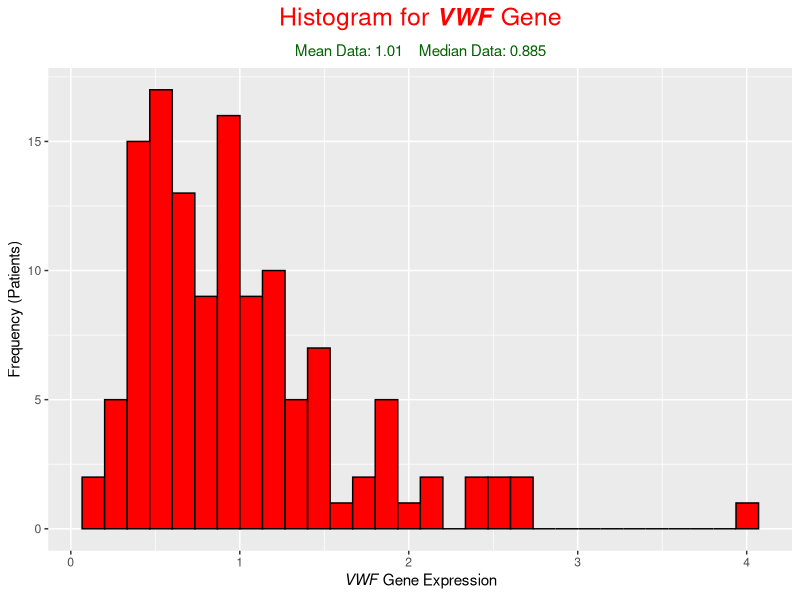
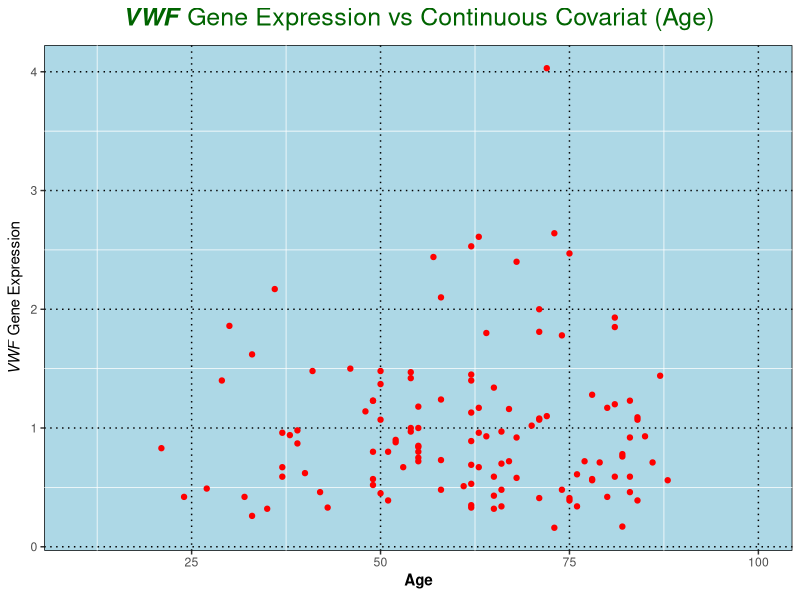
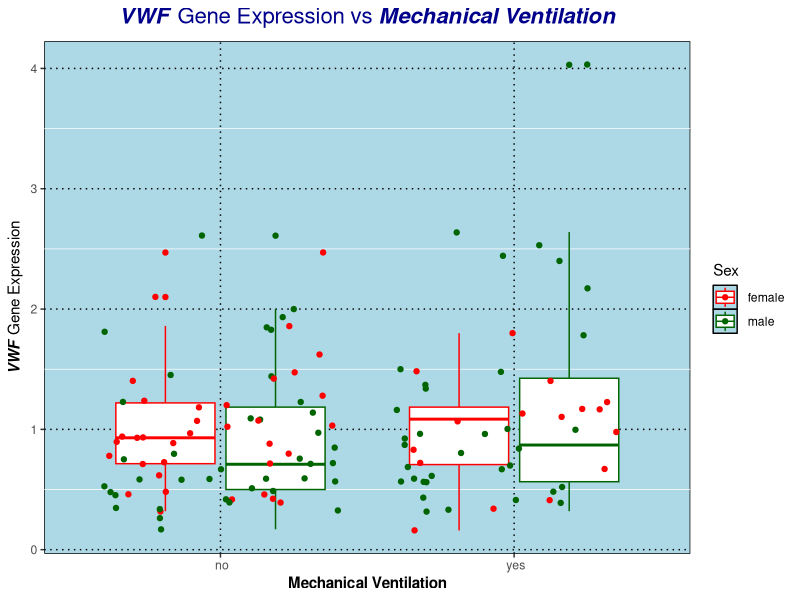
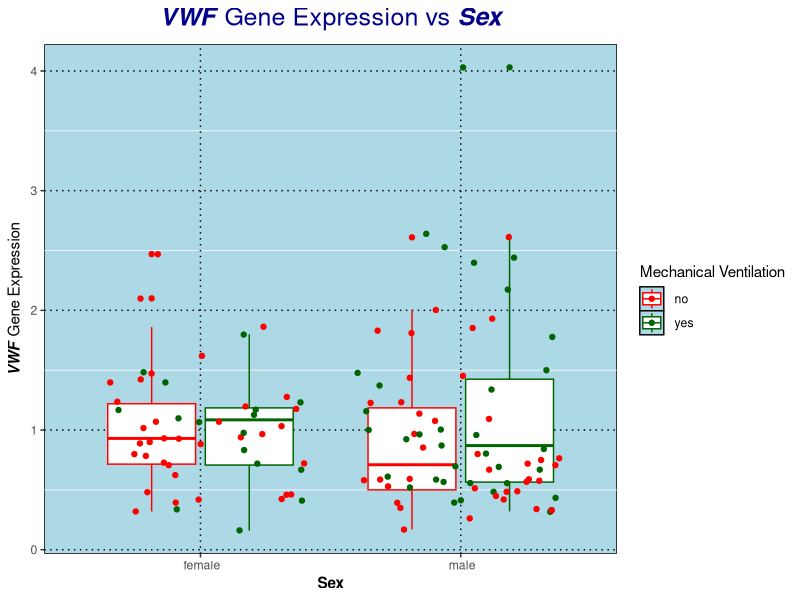
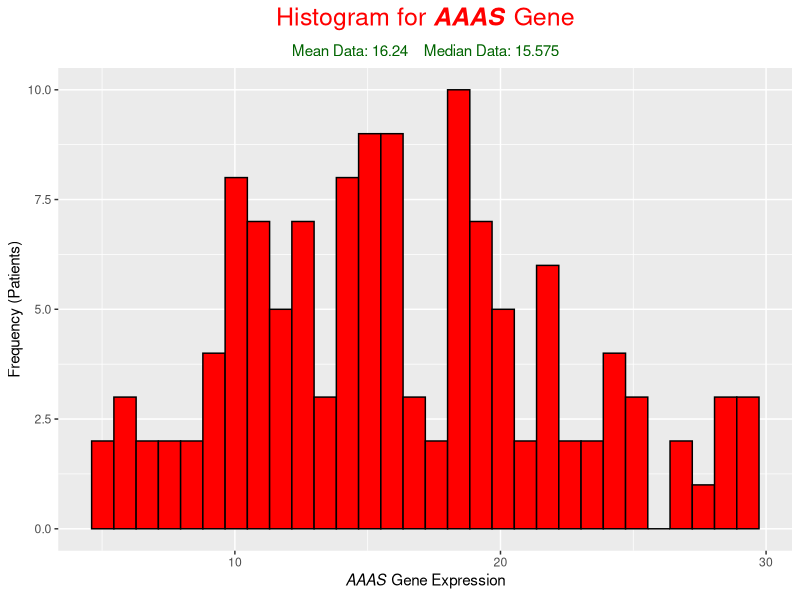
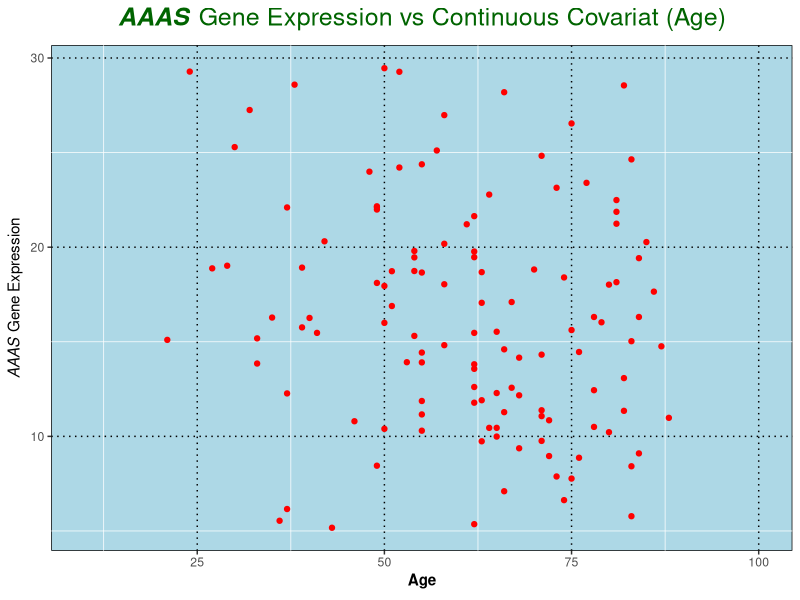
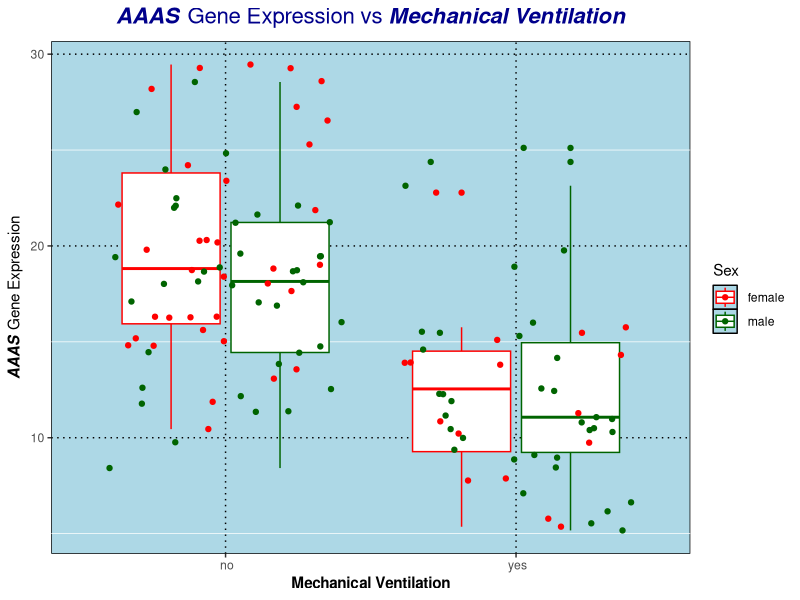
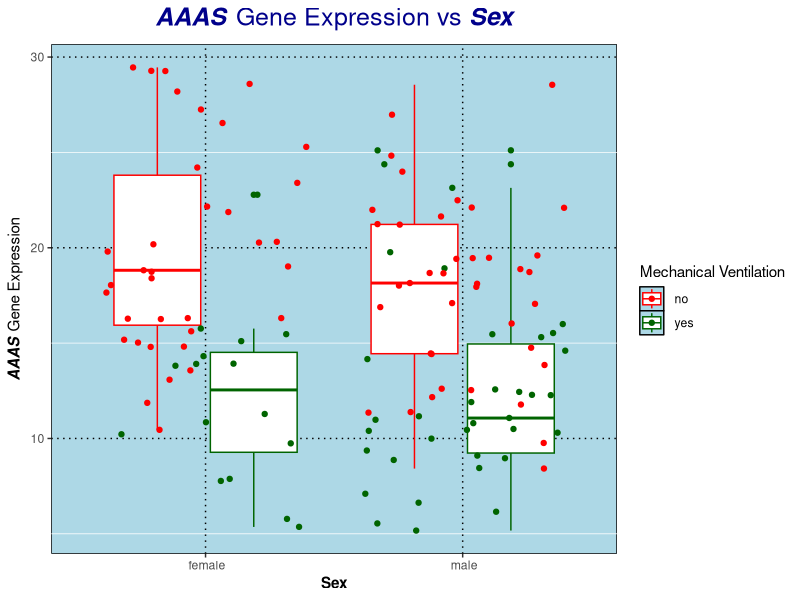

These figures' R source, in order:
## ---- chunk 1
knitr::opts_chunk$set(echo = TRUE)
## ---- chunk 2
plot_creation <- function(data_gene, gene_list, covariate, categorical_covariate_list) {
    library(dplyr)
    library(ggplot2)
    library(ggpubr)
    meta_data <- read.csv(file = "QBS103_finalProject_metadata.csv")
    gene1 = toString(gene_list[1])
    category1 = tools::toTitleCase(gsub("_", " ", toString(categorical_covariate_list[1])))
    category2 = tools::toTitleCase(gsub("_", " ", toString(categorical_covariate_list[2])))
    linked_data1 <- data.frame(
        "Participant_ID" = meta_data$participant_id,
        "Age" = strtoi(meta_data[[covariate]]),
        "Categorical2" = meta_data[[toString(categorical_covariate_list[2])]],
        "Categorical" = meta_data[[toString(categorical_covariate_list[1])]],
        "Gene_Value" = as.numeric(data_gene[[gene1]])
      )
    # Histogram for gene expressions
    gene_hist <- ggplot(linked_data1, aes(x = Gene_Value)) +
      geom_histogram(fill = "red", color = "black") +
      labs(
        title = substitute(paste("Histogram for ", bolditalic(gene1), " Gene")),
        subtitle = paste("Mean Data:", round(mean(linked_data1$Gene_Value, na.rm = TRUE), 2), "   Median Data:", 
                         median(linked_data1$Gene_Value, na.rm = TRUE)),
        x = substitute(paste(italic(gene1), " Gene Expression")),
        y = "Frequency (Patients)"
      ) +
      theme(plot.title = element_text(size = 18, color = "red", hjust = 1/2),
            plot.subtitle = element_text(color = "darkgreen", hjust = 1/2)) 
      # Added a mean and median value for the BPI gene expression and ignore all the NA values


    # Scatter plots
    linked_remove_null1 <- linked_data1[complete.cases(linked_data1),]
    gene_scatter <- ggplot(linked_remove_null1, aes(x = Age, y = Gene_Value)) +
      geom_point(color = "red") +
      labs(
        title = substitute(paste(bolditalic(gene1), " Gene Expression vs Continuous Covariat (Age)")),
        x = expression(bold("Age")),
        y = substitute(paste(italic(gene1), " Gene Expression"))
      ) +
      theme(plot.title = element_text(size = 18, color = "darkgreen", hjust = 1/2),
            panel.background = element_rect(fill = 'lightblue', color = 'black'),
            panel.grid.major = element_line(color = 'black', linetype = 'dotted')) +
      # There are no one outside the age of 10 or 100 so set the limit between these 2 values
      scale_x_continuous(limits = c(10, 100))
    # Box plot
    # Remove the unknown sex value to clean up the data
    linked_remove_unknown1 = linked_data1[which(linked_data1$Categorical2 != " unknown"), ]
    gene_icuplot <- ggplot(linked_remove_unknown1, aes(x = Categorical, y = Gene_Value, color = Categorical2)) +
      geom_boxplot() +
      labs(title = substitute(paste(bolditalic(gene1), " Gene Expression vs ", bolditalic(category1))),
        x = substitute(paste(bold(category1))),
        y = substitute(paste(bolditalic(gene1), " Gene Expression"))
      ) +
      theme(plot.title = element_text(size = 16, color = "darkblue", hjust = 1/2),
            panel.background = element_rect(fill = 'lightblue', color = 'black'),
            panel.grid.major = element_line(color = 'black', linetype = 'dotted')) +
      # Add a jitter
      geom_jitter() +
      guides(color = guide_legend(title = category2)) +
      scale_color_manual(values = c("red","darkgreen"))

    
    gene_sexplot <- ggplot(linked_remove_unknown1, aes(x = Categorical2, y = Gene_Value, color = Categorical)) +
      geom_boxplot() +
      labs(title = substitute(paste(bolditalic(gene1), " Gene Expression vs ", bolditalic(category2))),
        x = substitute(paste(bold(category2))),
        y = substitute(paste(bolditalic(gene1), " Gene Expression"))
      ) +
      theme(plot.title = element_text(size = 18, color = "darkblue", hjust = 1/2),
            panel.background = element_rect(fill = 'lightblue', color = 'black'),
            panel.grid.major = element_line(color = 'black', linetype = 'dotted')) +
      # Add a jitter
      geom_jitter() +
      guides(color = guide_legend(title = category1)) +
      scale_color_manual(values = c("red","darkgreen"))
    
    print(list(gene_hist, gene_scatter, gene_icuplot, gene_sexplot))
    #return(list(gene_hist, gene_scatter, gene_icuplot, gene_sexplot))
  }
## ---- chunk 3
# This function is to convert the gene expression csv to dataframe to be the input dataframe
csv_to_dataframe <- function(gene_expression) {
    # Transpose the dataset in order to link the 2 sets of data
    gene_transposed <- data.frame(cbind(names(gene_expression), t(gene_expression)))
    rownames(gene_transposed) <- NULL
    colnames(gene_transposed) <- gene_transposed[1, ]
    # delete the first redundant row to match the entries
    gene_final <- gene_transposed[-1, ]
    # Create a data frame with the participant ID, gene BPI, one continuous covariate (age) and
    # two categorical covariates (sex and ICU status)
    return(gene_final)
}
# Calling csv_to_dataframe function to convert to dataframe
gene_expression <- read.csv(file = "QBS103_finalProject_geneExpression.csv")
gene_input <- csv_to_dataframe(gene_expression)

# Create the genes list and 2 categorical covariate list to be looked at
gene_list <- list("VWF", "AAAS", "BPI")
categorical_covariate_list <- list("mechanical_ventilation", "sex", "icu_status")
continuous_covariate <- "age"

# Calling the plot_creation function with four parameters
#plot_creation(gene_input, list("AAAS"), continuous_covariate, categorical_covariate_list)
for (x in 1:length(gene_list)) {
  plot_creation(gene_input, gene_list[x], continuous_covariate, categorical_covariate_list)
}

